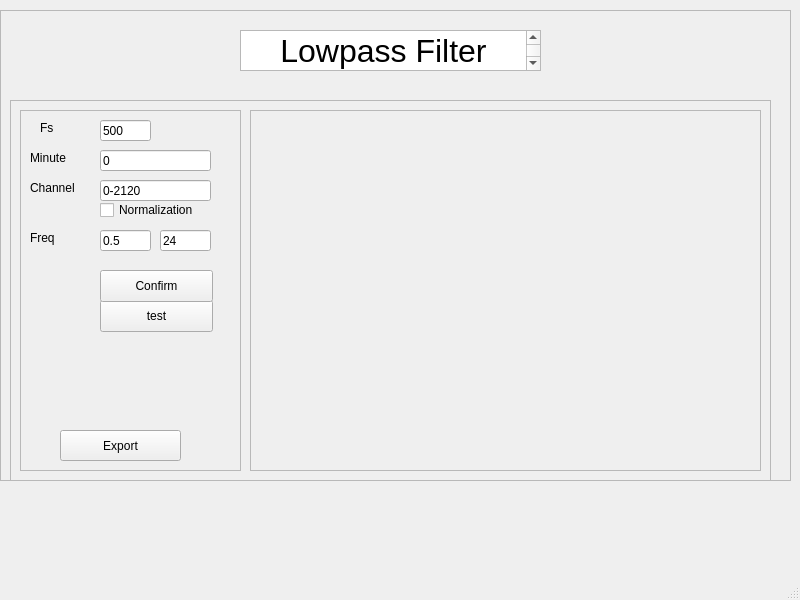
<?xml version="1.0" encoding="UTF-8"?>
<ui version="4.0">
 <class>MainWindow_Lowpass</class>
 <widget class="QMainWindow" name="MainWindow_Lowpass">
  <property name="geometry">
   <rect>
    <x>0</x>
    <y>0</y>
    <width>800</width>
    <height>600</height>
   </rect>
  </property>
  <property name="windowTitle">
   <string>MainWindow</string>
  </property>
  <widget class="QWidget" name="centralwidget_Lowpass">
   <widget class="QFrame" name="frame_Lowpass">
    <property name="geometry">
     <rect>
      <x>0</x>
      <y>10</y>
      <width>791</width>
      <height>471</height>
     </rect>
    </property>
    <property name="frameShape">
     <enum>QFrame::StyledPanel</enum>
    </property>
    <property name="frameShadow">
     <enum>QFrame::Raised</enum>
    </property>
    <widget class="QFrame" name="frame_2_Lowpass">
     <property name="geometry">
      <rect>
       <x>240</x>
       <y>20</y>
       <width>301</width>
       <height>41</height>
      </rect>
     </property>
     <property name="frameShape">
      <enum>QFrame::StyledPanel</enum>
     </property>
     <property name="frameShadow">
      <enum>QFrame::Raised</enum>
     </property>
     <widget class="QTextBrowser" name="textBrowser_2">
      <property name="geometry">
       <rect>
        <x>0</x>
        <y>0</y>
        <width>301</width>
        <height>41</height>
       </rect>
      </property>
      <property name="html">
       <string>&lt;!DOCTYPE HTML PUBLIC &quot;-//W3C//DTD HTML 4.0//EN&quot; &quot;http://www.w3.org/TR/REC-html40/strict.dtd&quot;&gt;
&lt;html&gt;&lt;head&gt;&lt;meta name=&quot;qrichtext&quot; content=&quot;1&quot; /&gt;&lt;meta charset=&quot;utf-8&quot; /&gt;&lt;style type=&quot;text/css&quot;&gt;
p, li { white-space: pre-wrap; }
hr { height: 1px; border-width: 0; }
li.unchecked::marker { content: &quot;\2610&quot;; }
li.checked::marker { content: &quot;\2612&quot;; }
&lt;/style&gt;&lt;/head&gt;&lt;body style=&quot; font-family:'.AppleSystemUIFont'; font-size:13pt; font-weight:400; font-style:normal;&quot;&gt;
&lt;p align=&quot;center&quot; style=&quot; margin-top:0px; margin-bottom:0px; margin-left:0px; margin-right:0px; -qt-block-indent:0; text-indent:0px;&quot;&gt;&lt;span style=&quot; font-size:24pt;&quot;&gt;Lowpass Filter&lt;/span&gt;&lt;/p&gt;&lt;/body&gt;&lt;/html&gt;</string>
      </property>
     </widget>
    </widget>
    <widget class="QFrame" name="frame_8_Lowpass">
     <property name="geometry">
      <rect>
       <x>10</x>
       <y>90</y>
       <width>761</width>
       <height>381</height>
      </rect>
     </property>
     <property name="frameShape">
      <enum>QFrame::StyledPanel</enum>
     </property>
     <property name="frameShadow">
      <enum>QFrame::Raised</enum>
     </property>
     <widget class="QFrame" name="frame_7_Lowpass">
      <property name="geometry">
       <rect>
        <x>10</x>
        <y>10</y>
        <width>221</width>
        <height>361</height>
       </rect>
      </property>
      <property name="frameShape">
       <enum>QFrame::StyledPanel</enum>
      </property>
      <property name="frameShadow">
       <enum>QFrame::Raised</enum>
      </property>
      <widget class="QLabel" name="label_3_Lowpass">
       <property name="geometry">
        <rect>
         <x>10</x>
         <y>120</y>
         <width>59</width>
         <height>16</height>
        </rect>
       </property>
       <property name="text">
        <string>Freq</string>
       </property>
      </widget>
      <widget class="QLabel" name="label_Lowpass">
       <property name="geometry">
        <rect>
         <x>10</x>
         <y>40</y>
         <width>59</width>
         <height>16</height>
        </rect>
       </property>
       <property name="text">
        <string>Minute</string>
       </property>
      </widget>
      <widget class="QLineEdit" name="lineEdit_freq2_Lowpass">
       <property name="geometry">
        <rect>
         <x>140</x>
         <y>120</y>
         <width>51</width>
         <height>21</height>
        </rect>
       </property>
       <property name="text">
        <string>24</string>
       </property>
      </widget>
      <widget class="QPushButton" name="pushButton_test_Lowpass">
       <property name="geometry">
        <rect>
         <x>80</x>
         <y>190</y>
         <width>113</width>
         <height>32</height>
        </rect>
       </property>
       <property name="text">
        <string>test</string>
       </property>
      </widget>
      <widget class="QLabel" name="label_4_Lowpass">
       <property name="geometry">
        <rect>
         <x>20</x>
         <y>10</y>
         <width>59</width>
         <height>16</height>
        </rect>
       </property>
       <property name="text">
        <string>Fs</string>
       </property>
      </widget>
      <widget class="QLineEdit" name="lineEdit_ch_Lowpass">
       <property name="geometry">
        <rect>
         <x>80</x>
         <y>70</y>
         <width>111</width>
         <height>21</height>
        </rect>
       </property>
       <property name="text">
        <string>0-2120</string>
       </property>
      </widget>
      <widget class="QLineEdit" name="lineEdit_time_Lowpass">
       <property name="geometry">
        <rect>
         <x>80</x>
         <y>40</y>
         <width>111</width>
         <height>21</height>
        </rect>
       </property>
       <property name="tabletTracking">
        <bool>false</bool>
       </property>
       <property name="text">
        <string>0</string>
       </property>
      </widget>
      <widget class="QPushButton" name="pushButton_setup_parameters_Lowpass">
       <property name="geometry">
        <rect>
         <x>80</x>
         <y>160</y>
         <width>113</width>
         <height>32</height>
        </rect>
       </property>
       <property name="text">
        <string>Confirm</string>
       </property>
      </widget>
      <widget class="QCheckBox" name="checkBox_normalize_Lowpass">
       <property name="geometry">
        <rect>
         <x>80</x>
         <y>90</y>
         <width>111</width>
         <height>20</height>
        </rect>
       </property>
       <property name="text">
        <string>Normalization</string>
       </property>
      </widget>
      <widget class="QPushButton" name="pushButton_export_Lowpass">
       <property name="geometry">
        <rect>
         <x>40</x>
         <y>320</y>
         <width>121</width>
         <height>31</height>
        </rect>
       </property>
       <property name="text">
        <string>Export</string>
       </property>
      </widget>
      <widget class="QLineEdit" name="lineEdit_freq1_Lowpass">
       <property name="geometry">
        <rect>
         <x>80</x>
         <y>120</y>
         <width>51</width>
         <height>21</height>
        </rect>
       </property>
       <property name="text">
        <string>0.5</string>
       </property>
      </widget>
      <widget class="QLabel" name="label_2_Lowpass">
       <property name="geometry">
        <rect>
         <x>10</x>
         <y>70</y>
         <width>59</width>
         <height>16</height>
        </rect>
       </property>
       <property name="text">
        <string>Channel</string>
       </property>
      </widget>
      <widget class="QLineEdit" name="lineEdit_fs_Lowpass">
       <property name="geometry">
        <rect>
         <x>80</x>
         <y>10</y>
         <width>51</width>
         <height>21</height>
        </rect>
       </property>
       <property name="text">
        <string>500</string>
       </property>
      </widget>
     </widget>
     <widget class="QFrame" name="frame_5_Lowpass">
      <property name="geometry">
       <rect>
        <x>240</x>
        <y>10</y>
        <width>511</width>
        <height>361</height>
       </rect>
      </property>
      <property name="frameShape">
       <enum>QFrame::StyledPanel</enum>
      </property>
      <property name="frameShadow">
       <enum>QFrame::Raised</enum>
      </property>
      <widget class="MplWidget" name="MplWidget_4_Lowpass" native="true">
       <property name="geometry">
        <rect>
         <x>20</x>
         <y>10</y>
         <width>480</width>
         <height>331</height>
        </rect>
       </property>
       <property name="minimumSize">
        <size>
         <width>480</width>
         <height>320</height>
        </size>
       </property>
      </widget>
     </widget>
    </widget>
   </widget>
  </widget>
  <widget class="QStatusBar" name="statusbar"/>
 </widget>
 <customwidgets>
  <customwidget>
   <class>MplWidget</class>
   <extends>QWidget</extends>
   <header>mplwidget.h</header>
   <container>1</container>
  </customwidget>
 </customwidgets>
 <resources/>
 <connections/>
</ui>
